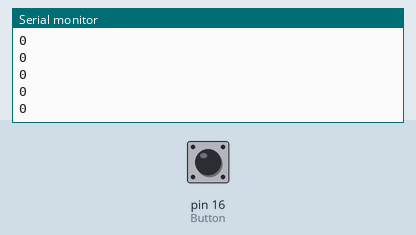
The sketch below on a simulated Arduino Uno, built with avr-gcc and run on an emulated ATmega328P. Parts: the last lines printed to the serial monitor. The test bench sets the inputs (shaded band); at power-on: pin 16 (Button) LOW.

Above: at 1.2 s.
1.3 s: pin 16 (Button) pulled HIGH for 0.15 s
At 2.1 s:
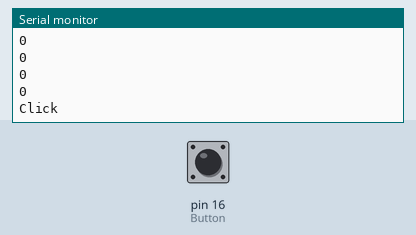
2.9 s: pin 16 (Button) pulled HIGH for 3.2 s
At 4.7 s:
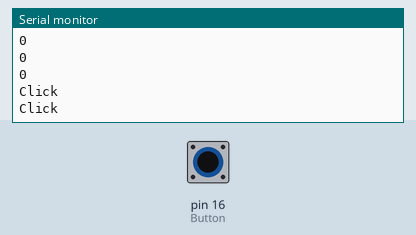
Timing chart, 0 to 6.2 s (numbered marks = the images above; inputs shaded):
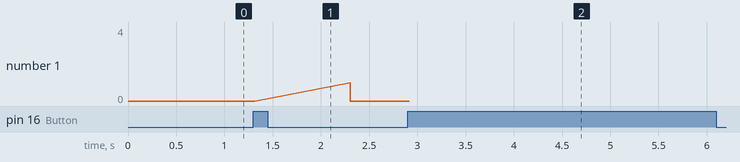

Measured:
- after the input at 1.3 s, the serial monitor: prints a new line at once (image 1)

The sketch:

tt.ino
```cpp
#define Button 16 // Button Input

int buttonState = 0;
int alert = 0;
int returnAlert = 0;
int returnTime = 0;

void setup()
{
  pinMode(Button, INPUT);
  Serial.begin(38400);


}
void loop()
{
  // Switch //
  buttonState = digitalRead(Button);
  if (buttonState == 1) {
    Serial.println("Click");
    alert += 1;
    delay(1000);
    if (alert > 4) { // start = 0 end = 5 : alert = 5
      Serial.println("Net");
      returnAlert = 1;
    }
  }
  else {
    Serial.println(alert);
    alert = 0;
  }
  // END-Switch //
}
```
